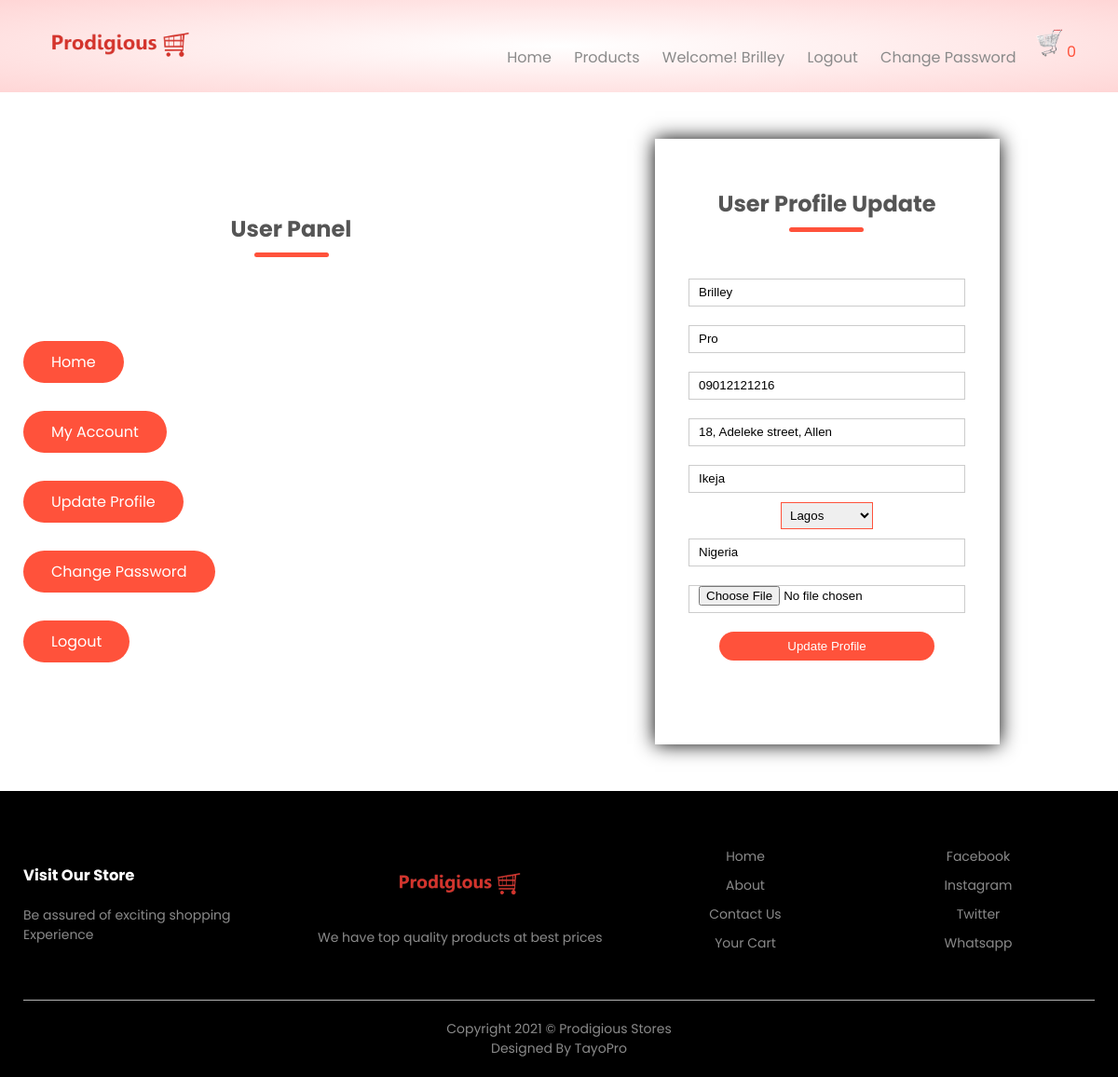
The page /update/ (signed in) on the database its author committed.
### home/models.py (models this page shows, shortened)
class Setting(models.Model):
    STATUS =(
        ('True', 'True'),
        ('False', 'False'),
    )
    title = models.CharField(max_length=100)
    keywords = models.CharField(max_length=255)
    description = models.CharField(max_length=255, null=True)
    company = models.CharField(max_length=50, null=True)
    address = models.CharField( max_length=100)
    phone = models.CharField( null=True, max_length=15)
    email = models.CharField(blank=True, max_length=50)
    icon = models.ImageField(blank=True,null=True,  upload_to='images/')
    logo = models.ImageField(blank=True,null=True, upload_to='images/')
    cart_icon = models.ImageField(blank=True,null=True, upload_to='images/')
    menu_icon = models.ImageField(blank=True,null=True, upload_to='images/')
    facebook = models.CharField(blank=True, max_length=50)
    instagram = models.CharField(blank=True, max_length=50)
    twitter = models.CharField(blank=True, max_length=50)
    created_at = models.DateTimeField(auto_now_add=True)
    updated_at = models.DateTimeField(auto_now=True)
    about =RichTextUploadingField(blank=True)
    about2 =RichTextUploadingField(blank=True)
    contact =RichTextUploadingField(blank=True)
    status = models.CharField(max_length=10, choices=STATUS)

### user/models.py (models this page shows, shortened)
class UserProfile(models.Model):
    user = models.OneToOneField(User,blank=True, null=True, on_delete=models.CASCADE)
    first_name = models.CharField(blank=True, max_length=20, null= True)
    last_name = models.CharField(blank=True, max_length=20, null= True)
    phone = models.CharField(blank=True, max_length=15)
    address = models.CharField(blank=True, max_length=150)
    city = models.CharField(blank=True, max_length=20)
    state = models.CharField(blank=True, max_length=20)
    country = models.CharField(blank=True, max_length=50)
    zipcode = models.CharField(blank=True, max_length=8)
    image = models.ImageField(blank=True, null=True, upload_to='images/users/', default='defaultpic.jpg')
    def image_tag(self):
        return mark_safe('<img src="{}" height="50"/>'.format(self.image.url))
    image_tag.short_description = 'Image'
    class Meta:
        db_table = 'userprofile'
        managed = True
        verbose_name = 'UserProfile'
        verbose_name_plural = 'UserProfiles'

### user/views.py (the view)
# urls.py: path('update/', UserViews.userupdate, name='userupdate'),
@login_required(login_url='/login')
def userupdate(request):
    if request.method == 'POST':
        profileform = ProfileUpdateForm(request.POST, request.FILES, instance=request.user.userprofile)
        if profileform.is_valid:
            profileform.save()
            messages.success(request, 'Your Account has been updated!')
            return redirect('user')
    else:
        profileform = ProfileUpdateForm(instance=request.user.userprofile)
        setting= Setting.objects.get(pk=1)
        category = Category.objects.all()
        offer = Product.objects.get(offer=True)
        profile = UserProfile.objects.filter(user_id=request.user.id).first()
        context = {
            'profileform': profileform,
            'setting': setting,
            'category': category,
            'profile': profile,
            'offer': offer
        }
    return render(request, 'userupdate.html', context)

### user/forms.py
class ProfileUpdateForm(forms.ModelForm):
  class Meta:
    model = UserProfile
    fields = ('first_name', 'last_name','phone', 'address', 'city','state', 'country', 'image')
    widgets ={
      'first_name': TextInput(attrs={'class': 'input', 'placeholder': 'First Name'}),
      'last_name': TextInput(attrs={'class': 'input', 'placeholder': 'Last Name'}),
      'email': EmailInput(attrs={'class': 'input', 'placeholder': 'Email Adress'}),
      'phone': TextInput(attrs={'class': 'input', 'placeholder': 'Phone'}),
      'address': TextInput(attrs={'class': 'input', 'placeholder': 'Address'}),
      'city': TextInput(attrs={'class': 'input', 'placeholder': 'city'}),
      'state': Select(attrs={'class': 'select', 'placeholder': 'State'}, choices=STATE),
      'country': TextInput(attrs={'class': 'input', 'placeholder': 'Country'}),
      'image': FileInput(attrs={'placeholder': 'image'}),
    }

### home/context_processor.py (called while the page is built)
def cartcount(request):
    cartcount = ShopCart.objects.filter(order_placed=False).filter(user__username=request.user.username)
    total_quantity = 0
    for item in cartcount:
        total_quantity += item.quantity
    context = {'itemcount':total_quantity}
    return context

### user/templates/userupdate.html (shortened to what this page needs)
{% extends 'base.html' %}
{% block header %} {% include "prod-header.html" %} {% endblock header %}
{% block content %}
    <div class="profileupdate-page">
        <div class="container">
            <div class="row">
                <div class="col-2">
                    <h2  class="title"><strong>User</strong> Panel</h2>
                    <ul class="panel">
                        <li><a class="buttons" href="{% url 'index' %}">Home</a></li>
                        <li><a class="buttons" href="{% url 'user' %}">My Account</a></li>
                        <li><a class="buttons" href="{% url 'userupdate' %}">Update Profile</a></li>
                        <li><a class="buttons" href="{% url 'userpassword' %}">Change Password</a></li>
                        <li><a class="buttons" href="{% url 'logoutfunc' %}">Logout</a></li>
                    </ul>
                </div>
                <div class="col-2">
                    <div class="form-container">
                        <div class="form-buttons">
                            <h2 style="margin-top: 20px;" class="title"><strong>User </strong> Profile Update</h2>
                        </div>
                        <form action="{% url 'userupdate' %}" method="POST" enctype="multipart/form-data">
                            {{profileform.first_name}}
                            {{profileform.last_name}}
                            {{profileform.phone}}
                            {{profileform.address}}
                            {{profileform.city}}
                            {{profileform.state}}
                            {{profileform.country}}
                            {{profileform.image}}
                            <button class="buttons" type="submit">Update Profile</button>
                        </form>
                    </div>
                </div>
            </div>
        </div>
    </div>
   {% endblock content %}
   {% block footer %}  {% include "footer.html" %} {% endblock footer %}

### home/templates/prod-header.html (shortened to what this page needs)
<div class="headermain">
    <div class="container">
        <div class="header">
            <div class="logo">
                <a href="{% url 'index' %}"><img src="{{setting.logo.url}}" alt="company logo here"></a>
            </div>
            <div class="navbar">
                <ul id="MenuItems">
                        <li><a href="{% url 'index' %}">Home</a></li>
                        <li><a href="{% url 'category' %}">Products</a></li>
                    {% if user.id is not None %}
                        <li style="color: #fff">
                            <a href="{% url 'user' %}">Welcome!
                                {% if request.user.first_name %}
                                    {{request.user.first_name}}
                                {% else %}
                                    {{request.user.username}}
                                {% endif %}
                        </a>
                        </li>
                        <li><a href="{% url 'logoutfunc' %}">Logout</a></li>
                        <li><a href="{% url 'userpassword' %}">Change Password</a></li>
                    {% else %}
                        <li><a href="{% url 'accountform' %}">Account</a></li>
                    {% endif %}
                </ul>
            </div>
            <a href="{% url 'order:shopcart' %}"><img src="{{setting.cart_icon.url}}" alt="shop cart" width="30px" height="30px">
                {% if itemcount > 0 %}
                    <span style="color: #ff523b" class="badge red z-depth-1 mr-1">{{ itemcount }}</span>
                {% else %}
                    <span style="color: #ff523b" class="badge red z-depth-1 mr-1">0</span>
                {% endif %}
            </a>
        </div>
    </div>
</div>

### home/templates/footer.html
 <div class="footer">
    <div class="container">
        <div class="row">
            <div class="footer-col-1">
                <h3>Visit Our Store</h3>
                <p>Be assured of exciting shopping Experience </p>
            </div>
            <div class="footer-col-2">
                <a href="{% url 'index' %}"><img src="{{setting.logo.url}}"></a>
                <p>We have top quality products at best prices</p>
            </div>
            <div class="footer-col-3">
                <ul>
                    <li><a href="{% url 'index' %}">Home</a></li>
                    <li><a href="{% url 'about' %}">About</a></li>
                    <li><a href="{% url 'contact' %}">Contact Us</a></li>
                    <li><a href="{% url 'order:shopcart' %}">Your Cart</a></li>
                </ul>
            </div>
            <div class="footer-col-4">
                <ul>
                    <li><a href="">Facebook</a></li>
                    <li><a href="">Instagram</a></li>
                    <li><a href="">Twitter</a></li>
                    <li><a href="">Whatsapp</a></li>
                </ul>
            </div>
        </div>
        <hr>
        <p class="copyright">Copyright 2021 &copy; Prodigious Stores</p>
        <p class="copyright">Designed By TayoPro</p>
    </div>
</div>

### home/static/css/main.css (style rules this page uses)
* { padding: 0; margin: 0; box-sizing: border-box; }
body { font-family: 'Poppins', sans-serif; }
.headermain { background: radial-gradient(#fff, #ffd6d6); }
.container { max-width: 1300px; margin: auto; padding: 0 25px; }
.header { display: flex; align-items: center; padding: 20px; }
.logo { width: 100px; }
.logo img { width: 170px; }
.navbar { flex: 1; text-align: right; }
.navbar li { display: inline-block; margin-right: 20px; }
a { text-decoration: none; color: #555; }
p { color: #555; }
.row { display: flex; align-items: center; flex-wrap: wrap; justify-content: space-around; }
.col-2 { flex-basis: 50%; min-width: 300px; }
.buttons { display: inline-block; background: #ff523b; color: white; text-decoration: none; padding: 8px 30px; margin: 30px 0; border-radius: 30px; }
.title { text-align: center; margin: 0 auto 80px; position: relative; line-height: 60px; color: #555; }
.title::after { content: ''; background: #ff523b; width: 80px; height: 5px; border-radius: 5px; position: absolute; bottom: 0; left: 50%; transform: translateX(-50%); }
.footer { background: black; color: #8a8a8a; font-size: 14px; padding: 60px 0 20px; }
.footer p { color: #8a8a8a; }
.footer h3 { color: white; margin-bottom: 20px; }
.footer-col-1, .footer-col-2, .footer-col-3, .footer-col-4 { min-width: 250px; margin-bottom: 20px; }
.footer-col-1 { flex-basis: 25%; }
.footer-col-2 { flex: 1; text-align: center; }
.footer-col-2 img { width: 150px; margin-bottom: 20px; }
.footer-col-3, .footer-col-4 { flex-basis: 20%; text-align: center; }
ul { list-style-type: none; }
ul li { margin-bottom: 10px; }
ul a { text-decoration: none; color: #8a8a8a; }
.footer hr { border: none; background: #b5b5b5; height: 1px; margin: 20px 0; }
.copyright { text-align: center; }
select { border: 1px solid #ff523b; padding: 5px; }
.form-container { background: white; width: 300px; height: 470px; position: relative; text-align: center; padding: 20px 0; margin: auto; box-shadow: 0 0 20px 0 black; overflow: hidden; }
.form-buttons { display: inline-block; }
.form-container form { max-width: 300px; padding: 0 20px; position: absolute; top: 100px; transition: 1s; }
form input { width: 100%; height: 30px; margin: 10px 0; padding: 0 10px; border: 1px solid #ccc; }
form .buttons { width: 100%; border: none; cursor: pointer; margin: 10px 0; }
.panel .buttons { display: inline-block; background: #ff523b; color: white; text-decoration: none; padding: 10px 30px; margin: 10px 0; border-radius: 30px; }
.profileupdate-page { padding: 50px 0px; }
.profileupdate-page .form-container { background: white; width: 370px; height: 650px; position: relative; text-align: center; padding: 20px 0; margin: auto; box-shadow: 0 0 20px 0 black; }
.profileupdate-page .form-container form { max-width: 100%; padding: 0 20px; position: absolute; top: 140px; transition: 1s; }
.profileupdate-page form input { width: 90%; height: 30px; margin: 10px 0; padding: 0 10px; border: 1px solid #ccc; }
.profileupdate-page form .buttons { width: 70%; border: none; cursor: pointer; margin: 10px 0; }

### rows shown on the page
Setting: logo (picture), cart_icon (picture)
UserProfile: first_name "Brilley", last_name "Pro", phone "09012121216", address "18, Adeleke street, Allen", city "Ikeja", state "Lagos", country "Nigeria"

### other values the page prints
{{ request.user.first_name }} "Brilley"
